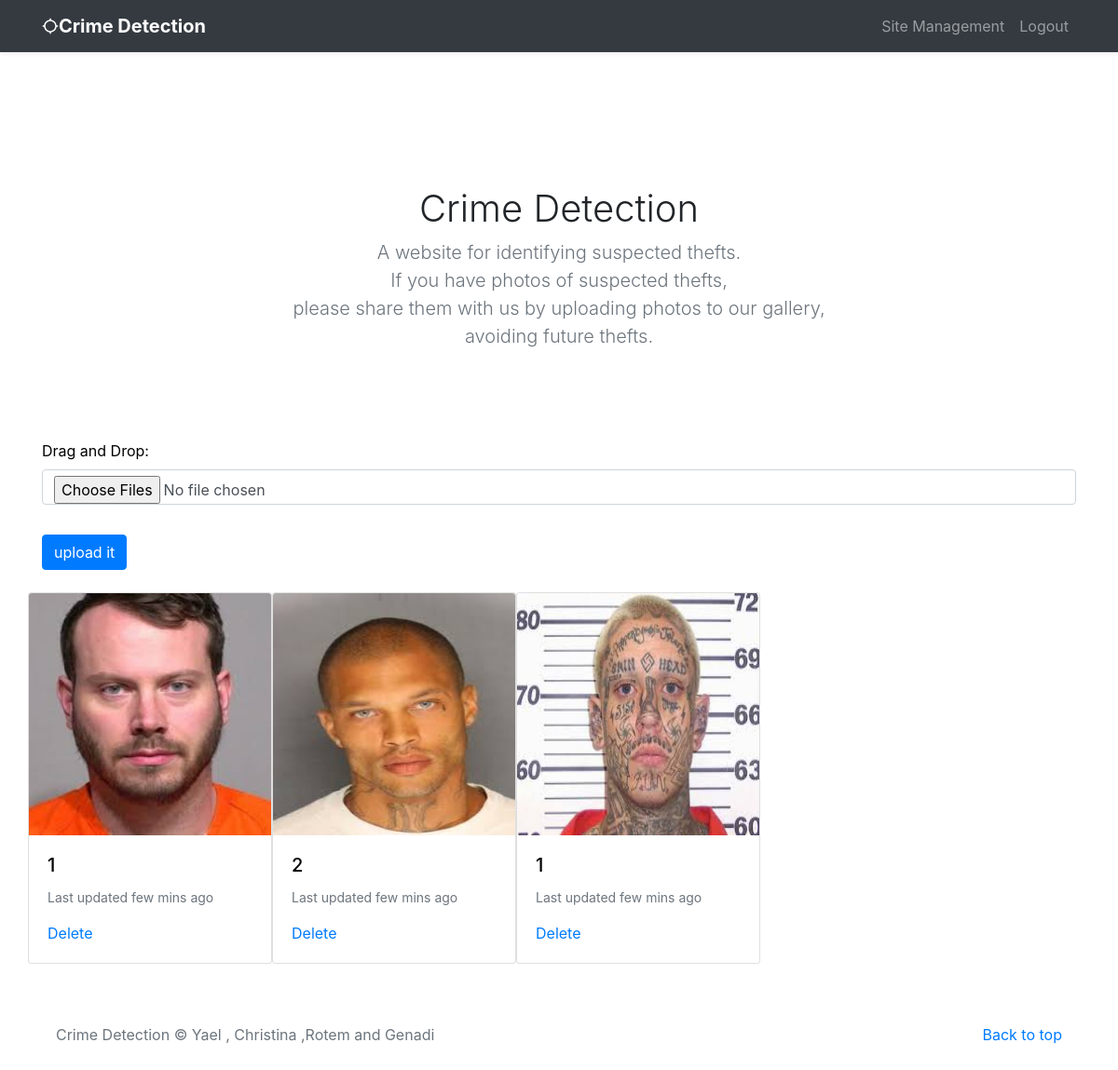
The app's page / (signed in), older data.
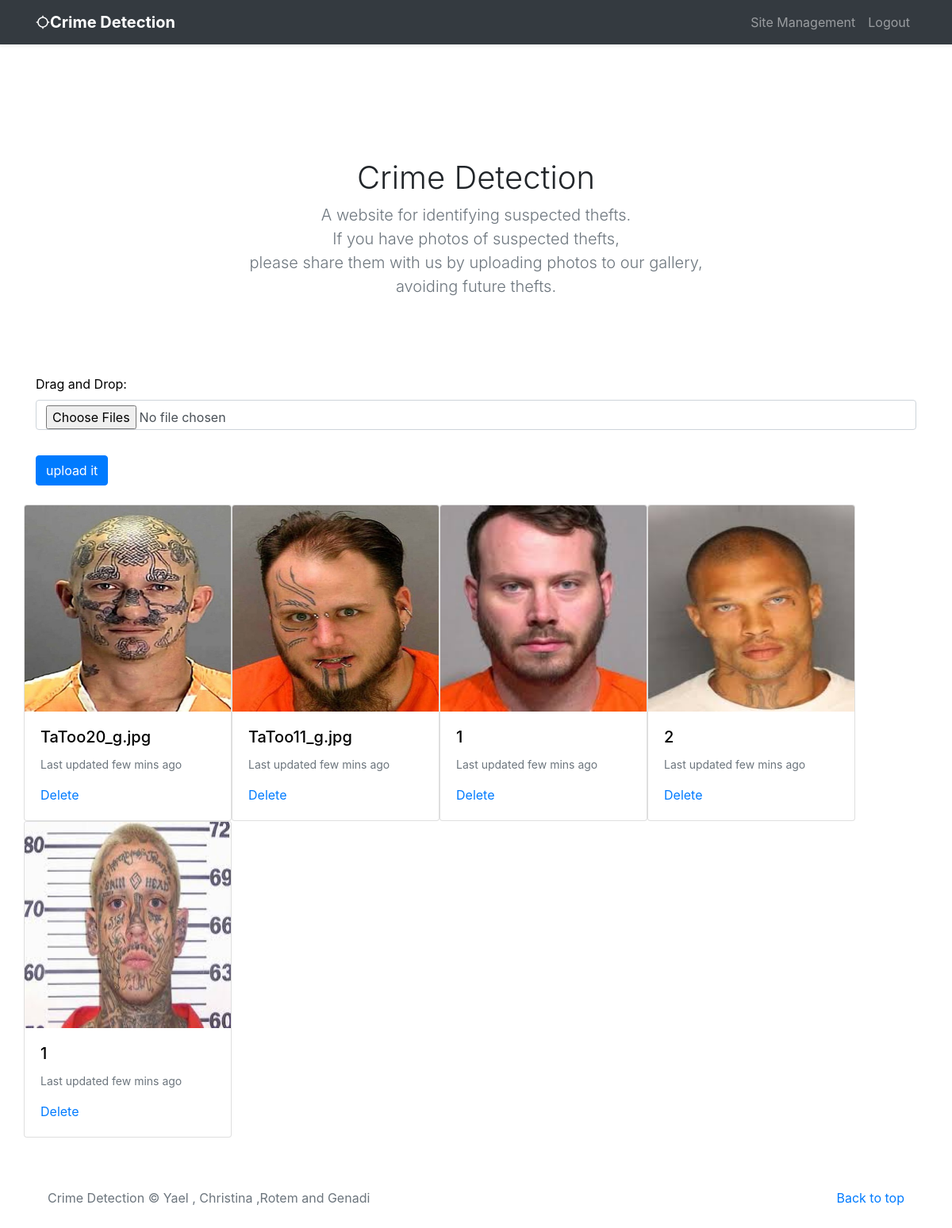
The same page, newer data.
### feed/models.py (models this page shows)
class Feed(models.Model):
    description = models.CharField(max_length=255, blank=True)
    document = models.FileField(upload_to='static/documents/')

### feed/views.py (the view)
# urls.py: url(r'^$', index, name = 'index'),
def index(request):
    all_documents = Feed.objects.all().order_by('-id')
    return render(request, 'index.html', {'all_documents': all_documents})

### feed/templates/index.html (shortened to what this page needs)
<html>
    <head>
        <link rel="stylesheet" href="https://stackpath.bootstrapcdn.com/bootstrap/4.5.0/css/bootstrap.min.css">
        <link href="../assets/dist/css/bootstrap.css" rel="stylesheet">
        <link href="album.css" rel="stylesheet">
    </head>
    <body>
        <header>
            <div class="navbar navbar-dark bg-dark shadow-sm">
                <div class="container d-flex justify-content-between">
                  <a href="#" class="navbar-brand d-flex align-items-center">
                    <strong>Crime Detection</strong>
                   </a>
        <nav class="navbar navbar-expand-lg navbar-light fixed-top" id="mainNav">
            <div class="container">
                <div class="collapse navbar-collapse" id="navbarResponsive">
                <ul class="navbar-nav ml-auto">
                    {% if user.is_authenticated %}
                    {% if user.is_superuser %}
                    <li class="nav-item">
                        <a class="nav-link" href="/admin/">Site Management</a>
                    </li>
                    {% endif %}
                    <li class="nav-item">
                        <a class="nav-link" href="{% url 'logout' %}">Logout</a>
                    </li>
                    {% else %}
                    <li class="nav-item">
                        <a class="nav-link" href="{% url 'login' %}">Login</a>
                    </li>
                    {% endif %}
                </ul>
                </div>
                </div>
            </div>
        </header>
        <br>
        <br>
        <div class="container">
            <form method="post" enctype="multipart/form-data" action="/push_feed" onsubmit="return feed_it()">
                <section class="jumbotron text-center">
                    <div class="container">
                      <h1>Crime Detection</h1>
                      <p class="lead text-muted">A website for identifying suspected thefts.<br>
                        If you have photos of suspected thefts,<br> please share them with us by uploading photos to our gallery, avoiding future thefts.</p>
                    </div>
                  </section>
                {% if user.is_authenticated %}
                    <div class="article-metadata" style="color: black !important;">
                        <div style="color: black !important;">
                        <label  for="usr">Drag and Drop:</label>
                        <input type="file" id="document" name="document" class="form-control" required multiple>
                    </div>
                    <br>
                <div class="form-group">
                    <button type="submit" class="btn btn-primary my-2">upload it</button>
                </div>
            </form>
            <div class="row" id="feeds">
                {% for doc in all_documents %}
                <span>
                    <div class="card-deck">
                        <div class="card">
                            <img class="card-img-top"
                             src="{{doc.document}}"
                             style="width: 260;  height: 260"
                             alt="Card image cap">
                            <div class="card-body">
                              <h5 class="card-title">{{doc.description}}</h5>
                              <p class="card-text"><small class="text-muted">Last updated few mins ago</small></p>
                              <div class="d-flex justify-content-between align-items-center">
                                {% if user.is_authenticated %}
                                {% if user.is_superuser %}
                                <a class="btn-group" href="{% url 'delete_feed' doc.id %}">Delete</a>
                                {% endif %}
                                {% endif %}
                            </div>
                            </div>
                        </div>
                    </div>
                </span>{% endfor %}
                {% endif %}
            </div>
        </div>
        <footer class="text-muted">
            <div class="container">
            <p class="float-right">
                <a href="#">Back to top</a>
            </p>
            <p>Crime Detection &copy; Yael , Christina ,Rotem and Genadi </p>
            </div>
        </footer>
    </body>
</html>

### feed/templates/album.css (style rules this page uses)
.jumbotron { padding-top: 3rem; padding-bottom: 3rem; margin-bottom: 0; background-color: #fff; }
@media (min-width: 768px) { .jumbotron { padding-top: 6rem; padding-bottom: 6rem; } }
.jumbotron p:last-child { margin-bottom: 0; }
.jumbotron h1 { font-weight: 300; }
.jumbotron .container { max-width: 40rem; }
footer { padding-top: 3rem; padding-bottom: 3rem; }
footer p { margin-bottom: .25rem; }

Row changes from the older to the newer data that the page shows:
added Feed: document (picture), description "TaToo20_g.jpg"
added Feed: document (picture), description "TaToo11_g.jpg"
